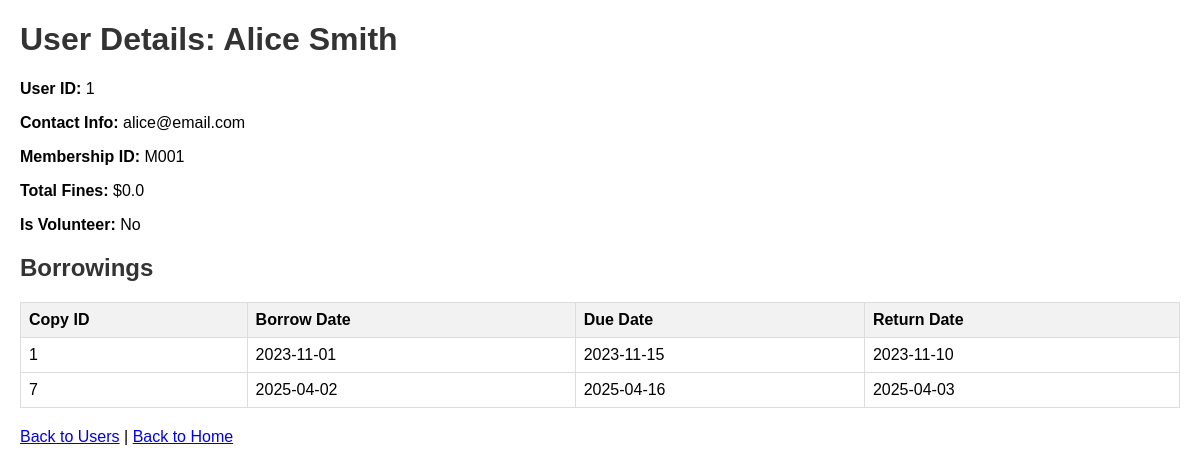
Page /user/1 on the committed database.
### tables this page shows
CREATE TABLE User (
            UserID INTEGER PRIMARY KEY AUTOINCREMENT,
            Name TEXT NOT NULL,
            ContactInfo TEXT,
            MembershipID TEXT NOT NULL UNIQUE,
            TotalFines REAL DEFAULT 0.0,
            IsVolunteer INTEGER DEFAULT 0
        );

CREATE TABLE Borrows (
            UserID INTEGER NOT NULL,
            CopyID INTEGER NOT NULL,
            BorrowDate TEXT NOT NULL,
            DueDate TEXT NOT NULL,
            ReturnDate TEXT,
            PRIMARY KEY (UserID, CopyID, BorrowDate),
            FOREIGN KEY (UserID) REFERENCES User(UserID),
            FOREIGN KEY (CopyID) REFERENCES Copy(CopyID)
        );

### library_project/app.py (the view)
@app.route('/user/<int:user_id>')
def user(user_id):
    conn = get_db()
    cursor = conn.cursor()
    cursor.execute("SELECT * FROM User WHERE UserID = ?", (user_id,))
    user = cursor.fetchone()
    cursor.execute("SELECT * FROM Borrows WHERE UserID = ?", (user_id,))
    borrows = cursor.fetchall()
    return render_template('user.html', user=user, borrows=borrows)

### library_project/app.py (called while the page is built)
def get_db():
    if 'db' not in g:
        g.db = sqlite3.connect('library.db', timeout=20)  # Increase timeout to 20 seconds
        g.db.row_factory = sqlite3.Row  # Allows accessing columns by name
        g.db.execute("PRAGMA journal_mode=WAL;")
    return g.db

### library_project/templates/user.html (shortened to what this page needs)
<!DOCTYPE html>
<html>
<head>
    <link rel="stylesheet" href="{{ url_for('static', filename='style.css') }}">
</head>
<body>
    <h1>User Details: {{ user['Name'] }}</h1>
    <p><strong>User ID:</strong> {{ user['UserID'] }}</p>
    <p><strong>Contact Info:</strong> {{ user['ContactInfo'] }}</p>
    <p><strong>Membership ID:</strong> {{ user['MembershipID'] }}</p>
    <p><strong>Total Fines:</strong> ${{ user['TotalFines'] }}</p>
    <p><strong>Is Volunteer:</strong> {{ 'Yes' if user['IsVolunteer'] == 1 else 'No' }}</p>
    <h2>Borrowings</h2>
    {% if borrows %}
        <table border="1">
            <tr>
                <th>Copy ID</th>
                <th>Borrow Date</th>
                <th>Due Date</th>
                <th>Return Date</th>
            </tr>
            {% for borrow in borrows %}
            <tr>
                <td>{{ borrow['CopyID'] }}</td>
                <td>{{ borrow['BorrowDate'] }}</td>
                <td>{{ borrow['DueDate'] }}</td>
                <td>{{ borrow['ReturnDate'] if borrow['ReturnDate'] else 'Not Returned' }}</td>
            </tr>
            {% endfor %}
        </table>
    {% else %}
        <p>No borrowings found for this user.</p>
    {% endif %}
    <a href="{{ url_for('users') }}">Back to Users</a> | <a href="{{ url_for('index') }}">Back to Home</a>
</body>
</html>

### library_project/static/style.css (style rules this page uses)
body { font-family: Arial, sans-serif; margin: 20px; }
h1, h2 { color: #333; }
table { border-collapse: collapse; width: 100%; margin: 20px 0; }
th, td { border: 1px solid #ddd; padding: 8px; text-align: left; }
th { background-color: #f2f2f2; }

### rows in the picture
User: Name "Alice Smith", UserID "1", ContactInfo "alice@email.com", MembershipID "M001", TotalFines "0.0", IsVolunteer "No"
Borrows: CopyID "1", BorrowDate "2023-11-01", DueDate "2023-11-15", ReturnDate "2023-11-10"
Borrows: CopyID "7", BorrowDate "2025-04-02", DueDate "2025-04-16", ReturnDate "2025-04-03"
